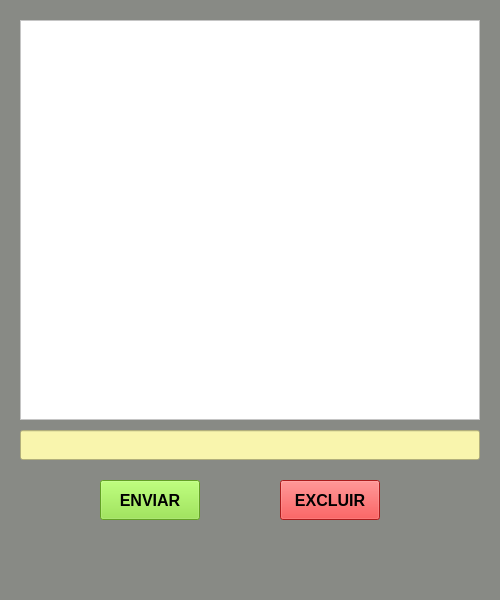
<?xml version="1.0" encoding="UTF-8"?>
<ui version="4.0">
 <class>MainWindow</class>
 <widget class="QMainWindow" name="MainWindow">
  <property name="geometry">
   <rect>
    <x>0</x>
    <y>0</y>
    <width>500</width>
    <height>600</height>
   </rect>
  </property>
  <property name="windowTitle">
   <string>MainWindow</string>
  </property>
  <property name="styleSheet">
   <string notr="true">background-color: rgb(136, 138, 133);</string>
  </property>
  <widget class="QWidget" name="centralwidget">
   <widget class="QListWidget" name="listWidget">
    <property name="geometry">
     <rect>
      <x>20</x>
      <y>20</y>
      <width>460</width>
      <height>400</height>
     </rect>
    </property>
    <property name="font">
     <font>
      <pointsize>12</pointsize>
     </font>
    </property>
    <property name="styleSheet">
     <string notr="true">background-color: rgb(255, 255, 255);</string>
    </property>
   </widget>
   <widget class="QLineEdit" name="lineEdit">
    <property name="geometry">
     <rect>
      <x>20</x>
      <y>430</y>
      <width>460</width>
      <height>30</height>
     </rect>
    </property>
    <property name="font">
     <font>
      <pointsize>12</pointsize>
     </font>
    </property>
    <property name="styleSheet">
     <string notr="true">background-color: rgb(249, 245, 173);</string>
    </property>
   </widget>
   <widget class="QPushButton" name="pushButton">
    <property name="geometry">
     <rect>
      <x>100</x>
      <y>480</y>
      <width>100</width>
      <height>40</height>
     </rect>
    </property>
    <property name="font">
     <font>
      <pointsize>12</pointsize>
      <weight>75</weight>
      <bold>true</bold>
     </font>
    </property>
    <property name="styleSheet">
     <string notr="true">background-color: rgb(138, 226, 52);</string>
    </property>
    <property name="text">
     <string>ENVIAR</string>
    </property>
   </widget>
   <widget class="QPushButton" name="pushButton_2">
    <property name="geometry">
     <rect>
      <x>280</x>
      <y>480</y>
      <width>100</width>
      <height>40</height>
     </rect>
    </property>
    <property name="font">
     <font>
      <pointsize>12</pointsize>
      <weight>75</weight>
      <bold>true</bold>
     </font>
    </property>
    <property name="styleSheet">
     <string notr="true">background-color: rgb(239, 41, 41);</string>
    </property>
    <property name="text">
     <string>EXCLUIR</string>
    </property>
   </widget>
  </widget>
  <widget class="QMenuBar" name="menubar">
   <property name="geometry">
    <rect>
     <x>0</x>
     <y>0</y>
     <width>500</width>
     <height>22</height>
    </rect>
   </property>
  </widget>
  <widget class="QStatusBar" name="statusbar"/>
 </widget>
 <resources/>
 <connections/>
</ui>
